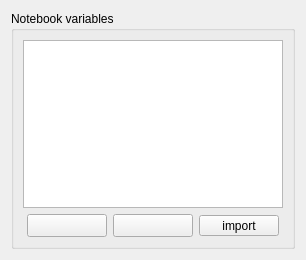
<?xml version="1.0" encoding="UTF-8"?>
<ui version="4.0">
 <class>NotebookForm</class>
 <widget class="QWidget" name="NotebookForm">
  <property name="geometry">
   <rect>
    <x>0</x>
    <y>0</y>
    <width>306</width>
    <height>260</height>
   </rect>
  </property>
  <property name="minimumSize">
   <size>
    <width>0</width>
    <height>0</height>
   </size>
  </property>
  <property name="windowTitle">
   <string>Form</string>
  </property>
  <property name="layoutDirection">
   <enum>Qt::LeftToRight</enum>
  </property>
  <property name="autoFillBackground">
   <bool>false</bool>
  </property>
  <layout class="QGridLayout" name="gridLayout">
   <item row="0" column="0">
    <widget class="QGroupBox" name="groupBoxNotebook">
     <property name="maximumSize">
      <size>
       <width>16777215</width>
       <height>1000</height>
      </size>
     </property>
     <property name="title">
      <string>Notebook variables</string>
     </property>
     <layout class="QGridLayout" name="gridLayout_2">
      <item row="1" column="0">
       <layout class="QHBoxLayout" name="horizontalLayout_3">
        <item>
         <spacer>
          <property name="orientation">
           <enum>Qt::Horizontal</enum>
          </property>
          <property name="sizeHint" stdset="0">
           <size>
            <width>89</width>
            <height>20</height>
           </size>
          </property>
         </spacer>
        </item>
        <item>
         <widget class="QToolButton" name="toolButtonAdd">
          <property name="minimumSize">
           <size>
            <width>80</width>
            <height>0</height>
           </size>
          </property>
          <property name="maximumSize">
           <size>
            <width>80</width>
            <height>16777215</height>
           </size>
          </property>
          <property name="text">
           <string/>
          </property>
          <property name="icon">
           <iconset resource="resources_pages.qrc">
            <normaloff>:/new/prefix1/data/icons/22x22/add.png</normaloff>:/new/prefix1/data/icons/22x22/add.png</iconset>
          </property>
         </widget>
        </item>
        <item>
         <widget class="QToolButton" name="toolButtonDelete">
          <property name="minimumSize">
           <size>
            <width>80</width>
            <height>0</height>
           </size>
          </property>
          <property name="maximumSize">
           <size>
            <width>80</width>
            <height>16777215</height>
           </size>
          </property>
          <property name="statusTip">
           <string>Delet several lines if you want</string>
          </property>
          <property name="text">
           <string/>
          </property>
          <property name="icon">
           <iconset resource="resources_pages.qrc">
            <normaloff>:/new/prefix1/data/icons/22x22/remove.png</normaloff>:/new/prefix1/data/icons/22x22/remove.png</iconset>
          </property>
         </widget>
        </item>
        <item>
         <widget class="QToolButton" name="toolButtonImport">
          <property name="minimumSize">
           <size>
            <width>80</width>
            <height>0</height>
           </size>
          </property>
          <property name="maximumSize">
           <size>
            <width>120</width>
            <height>16777215</height>
           </size>
          </property>
          <property name="statusTip">
           <string>Delet several lines if you want</string>
          </property>
          <property name="text">
           <string>import</string>
          </property>
         </widget>
        </item>
        <item>
         <spacer>
          <property name="orientation">
           <enum>Qt::Horizontal</enum>
          </property>
          <property name="sizeHint" stdset="0">
           <size>
            <width>88</width>
            <height>20</height>
           </size>
          </property>
         </spacer>
        </item>
       </layout>
      </item>
      <item row="0" column="0">
       <widget class="QTreeView" name="treeViewNotebook">
        <property name="minimumSize">
         <size>
          <width>0</width>
          <height>150</height>
         </size>
        </property>
        <property name="maximumSize">
         <size>
          <width>16777215</width>
          <height>300</height>
         </size>
        </property>
       </widget>
      </item>
     </layout>
    </widget>
   </item>
   <item row="1" column="0">
    <spacer>
     <property name="orientation">
      <enum>Qt::Vertical</enum>
     </property>
     <property name="sizeHint" stdset="0">
      <size>
       <width>21</width>
       <height>16</height>
      </size>
     </property>
    </spacer>
   </item>
  </layout>
 </widget>
 <resources>
  <include location="resources_pages.qrc"/>
 </resources>
 <connections/>
</ui>
